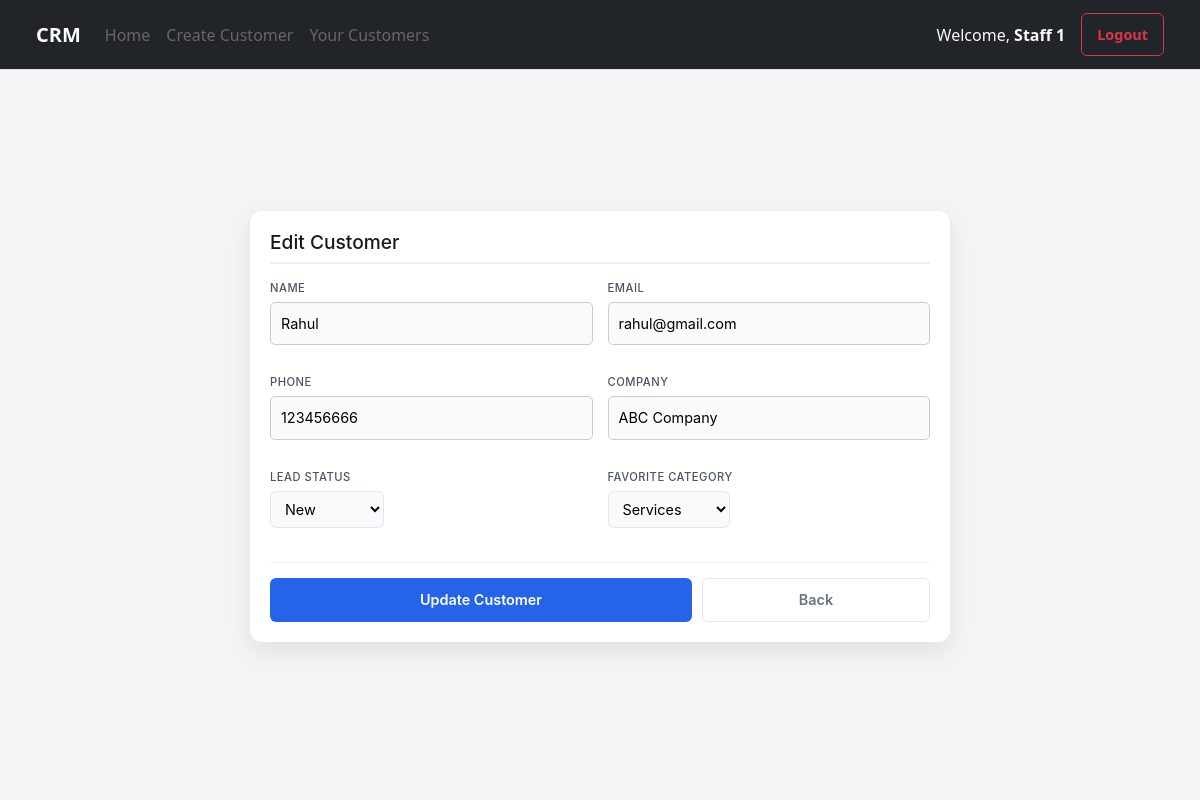
The app's page /edit-customer/2/ (signed in) with its own data.
### crm/models.py (models this page shows, shortened)
class Customer(models.Model):
    LEAD_STATUS = [
        ('new', 'New'),
        ('contacted', 'Contacted'),
        ('follow_up', 'Follow Up'),
        ('converted', 'Converted'),
        ('lost', 'Lost'),
    ]
    name =  models.CharField(max_length=100)
    email = models.EmailField(unique=True)
    phone = models.IntegerField()
    company = models.CharField(max_length=100, blank=True)
    lead_status = models.CharField(max_length=20, choices=LEAD_STATUS, default='new')
    favorite_category = models.CharField(max_length=50,choices=CATEGORY_CHOICES)
    assigned_user = models.ForeignKey(User, on_delete=models.CASCADE, related_name='customers',blank=True,null=True)
    created_at = models.DateTimeField(auto_now_add=True)

### crm/views.py (the view, shortened to what this page needs)
# urls.py: path('edit-customer/<id>/',edit_customer,name="edit-customer"),
def edit_customer(request,id):
    data = get_object_or_404(Customer,id=id)
    form = CustomerForm(instance=data)
    if not request.user.is_active:
        return redirect('login')
    if not request.user.is_superuser:
        if 'assigned_user' in form.fields:
            del form.fields['assigned_user']
    return render(request,'edit_customer.html',{'form':form})

### crm/forms.py
class CustomerForm(ModelForm):
    class Meta:
        model = Customer
        fields = ['name','email','phone','company','lead_status','favorite_category','assigned_user']
    def __init__(self, *args, **kwargs):
        super(CustomerForm, self).__init__(*args, **kwargs)
        self.fields['assigned_user'].queryset = User.objects.filter(Q(is_superuser=False),Q(is_active=True))

### templates/edit_customer.html (shortened to what this page needs)
{% extends 'base.html' %}
{% block navbar %}
    {% include 'navbar.html' %}
{% endblock navbar %}
{% block content %}
    <div class="crm-wrapper">
        <div class="crm-form-container">
            <h2>Edit Customer</h2>
            <form method="POST">
                <div class="crm-grid">
                    {% for field in form %}
                        <div class="form-group">
                            <label>{{ field.label }}</label>
                            {{ field }}
                        </div>
                    {% endfor %}
                </div>
                <div class="form-actions">
                    <button type="submit" class="btn btn-primary btn-save">Update Customer</button>
                    <a href="{% url 'customer-list' %}" class="btn btn-cancel btn-outline-danger">Back</a>
                </div>
            </form>
        </div>
    </div>
{% endblock content %}

### templates/navbar.html (shortened to what this page needs)
{% block navbar %}
<nav class="navbar navbar-expand-lg navbar-dark bg-dark px-4">
    <div class="container-fluid">
        <a class="navbar-brand fw-bold" href="/">CRM</a>
        <div class="collapse navbar-collapse" id="navbarNav">
            <ul class="navbar-nav me-auto mb-2 mb-lg-0">
                <li class="nav-item">
                    <a class="nav-link {% if request.resolver_match.url_name == 'home' %}active{% endif %}" href="{% url 'home' %}">Home</a>
                </li>
                {% if user.is_active %}
                    <li class="nav-item"><a class="nav-link {% if request.resolver_match.url_name == 'create-customer' %}active{% endif %}" href="{% url 'create-customer' %}">Create Customer</a></li>
                    <li class="nav-item">
                        <a class="nav-link {% if request.resolver_match.url_name == 'customer-list' %}active{% endif %}" href="{% url 'customer-list' %}">
                            {% if user.is_superuser %}All Customers{% else %}Your Customers{% endif %}
                        </a>
                    </li>
                {% endif %}
            </ul>
            <div class="d-flex align-items-center">
                {% if user.is_authenticated %}
                    <span class="navbar-text me-3 text-light">
                        Welcome, <strong>{{ user.username }}</strong>
                    </span>
                    <form action="{% url 'logout' %}" method="post" class="m-0">
                        <button type="submit" class="btn btn-outline-danger btn-sm">Logout</button>
                    </form>
                {% else %}
                    <a href="{% url 'login' %}" class="btn btn-primary btn-sm">Login</a>
                {% endif %}
            </div>
        </div>
    </div>
</nav>
{% endblock navbar %}

### static/css/login.css (style rules this page uses)
.form-group { margin-bottom: 1rem; }
.form-group label { display: block; margin-bottom: 5px; font-weight: 500; }
.form-group input { width: 100%; padding: 10px; border: 1px solid #ccc; border-radius: 5px; box-sizing: border-box; }
.form-group { margin-bottom: 1.2rem; }

### static/css/navbar.css (style rules this page uses)
.navbar { background-color: #ffffff; border-bottom: 1px solid #e0e0e0; padding: 0.8rem 2rem; position: sticky; top: 0; z-index: 1000; }
.nav-link { text-decoration: none; color: #666; font-weight: 500; transition: color 0.3s; }

### static/css/requests.css (style rules this page uses)
body { background-color: #f3f4f6; }

### static/css/create_customer.css (style rules this page uses)
.crm-wrapper { display: flex; align-items: center; justify-content: center; height: 89vh; background-color: #f3f4f6; overflow: hidden; }
.crm-form-container { width: 95%; max-width: 700px; padding: 1.25rem; background: #ffffff; border-radius: 12px; box-shadow: 0 10px 25px rgba(0, 0, 0, 0.08); font-family: 'Inter', system-ui, -apple-system, sans-serif; }
.crm-form-container h2 { margin-top: 0; margin-bottom: 1rem; color: #1a1a1a; font-size: 1.2rem; border-bottom: 2px solid #f0f0f0; padding-bottom: 0.5rem; }
.crm-grid { display: grid; grid-template-columns: 1fr 1fr; gap: 10px 15px; }
label { font-size: 0.7rem; font-weight: 700; color: #4b5563; margin-bottom: 3px; text-transform: uppercase; letter-spacing: 0.5px; }
input, select { padding: 8px 10px; border: 1px solid #e5e7eb; border-radius: 6px; font-size: 0.9rem; background-color: #f9fafb; }
.form-actions { margin-top: 15px; display: flex; gap: 10px; border-top: 1px solid #f0f0f0; padding-top: 15px; }
.btn { padding: 10px 15px; font-size: 0.9rem; border-radius: 6px; font-weight: 600; cursor: pointer; }
.btn-save { background: #2563eb; color: white; border: none; flex: 2; }
.btn-cancel { background: #fff; color: #6b7280; border: 1px solid #e5e7eb; flex: 1; text-decoration: none; text-align: center; }

### records on screen
Customer: form "Rahul" "rahul@gmail.com" "123456666" "ABC Company" "New" "Services"

### other values on screen
{{ user.username }} "Staff 1"
{{ field.label }} "NAME" "EMAIL" "PHONE" "COMPANY" "LEAD STATUS" "FAVORITE CATEGORY"
